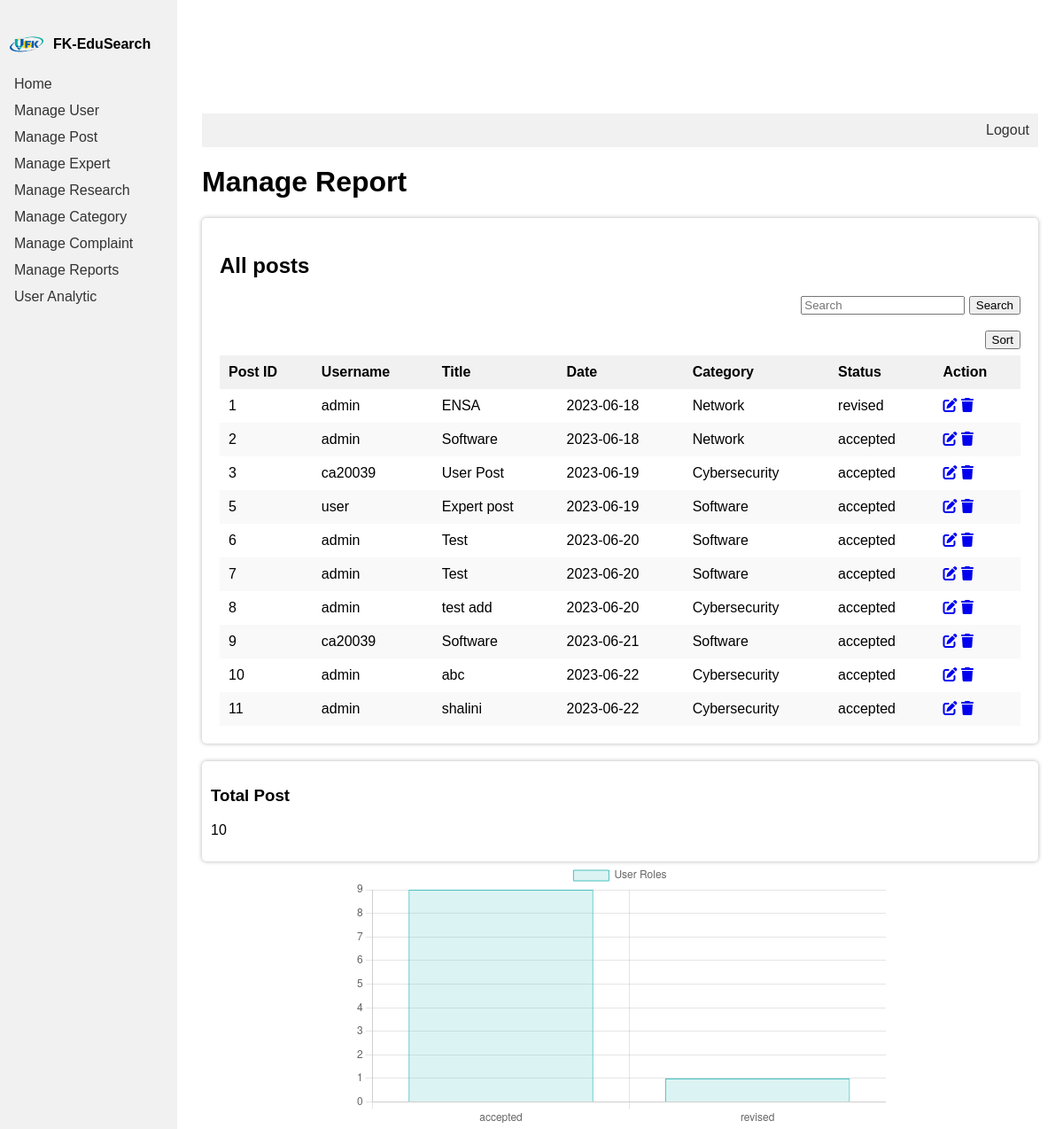
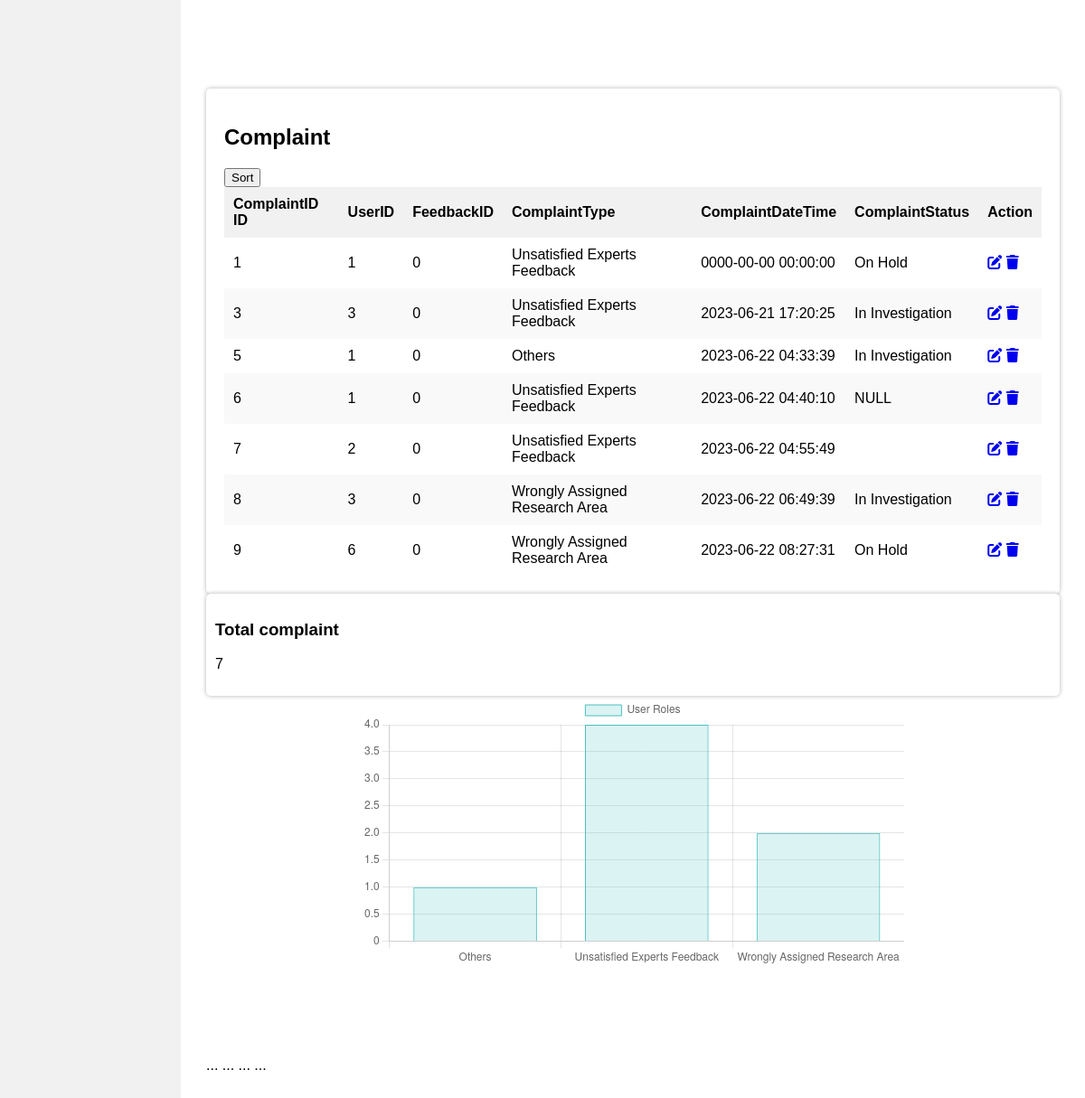
/manage_report.php (signed in), run on the app's committed database (2 pictures, top to bottom).
### tables this page shows
CREATE TABLE `post` (
  `PostID` int(11) NOT NULL,
  `UserID` int(11) NOT NULL,
  `ExpertID` int(11) NOT NULL,
  `PostTitle` varchar(255) NOT NULL,
  `PostContent` varchar(500) NOT NULL,
  `PostCreatedDate` date NOT NULL,
  `CategoryID` int(11) NOT NULL,
  `PostStatus` varchar(255) NOT NULL
);

CREATE TABLE `user` (
  `UserID` int(11) NOT NULL,
  `UserName` varchar(255) NOT NULL,
  `UserPassword` varchar(255) NOT NULL,
  `UserEmail` varchar(255) NOT NULL,
  `UserRole` varchar(50) NOT NULL,
  `CategoryID` int(11) NOT NULL,
  `UserAcademicStatus` varchar(255) NOT NULL,
  `UserCertificate` varchar(255) NOT NULL,
  `UserQRCode` varchar(255) NOT NULL,
  `UserStatus` varchar(50) NOT NULL,
  `Likes` int(222) NOT NULL,
  `Comment` int(222) NOT NULL,
  `rating` int(222) NOT NULL
);

CREATE TABLE `category` (
  `CategoryID` int(11) NOT NULL,
  `CategoryName` varchar(255) NOT NULL
);

CREATE TABLE `complaint` (
  `ComplaintID` int(11) NOT NULL,
  `UserID` int(11) NOT NULL,
  `FeedbackID` int(11) NOT NULL,
  `ComplaintType` varchar(255) NOT NULL,
  `ComplaintDescription` varchar(255) NOT NULL,
  `ComplaintDateTime` datetime NOT NULL,
  `ComplaintStatus` varchar(100) NOT NULL
);

### manage_report.php (the view, shortened to what this page needs)
<?php
include 'db_connection.php';
$stmt = $conn->prepare("SELECT COUNT(*) as total_post FROM post");
$stmt->execute();
$result = $stmt->get_result();
$row = $result->fetch_assoc();
$total_post = $row['total_post'];
$query = "SELECT PostStatus, COUNT(*) AS Count FROM post GROUP BY PostStatus";
$result = $conn->query($query);
$userCounts = array();
while ($row = $result->fetch_assoc()) {
    $PostStatus[] = $row['PostStatus'];
    $userCounts[] = $row['Count'];
}
?>
<?php
include 'db_connection.php';
$stmt = $conn->prepare("SELECT COUNT(*) as total_complaint FROM complaint");
$stmt->execute();
$result = $stmt->get_result();
$row = $result->fetch_assoc();
$totalUsers = $row['total_complaint'];
$query = "SELECT ComplaintType, COUNT(*) AS Count1 FROM complaint GROUP BY ComplaintType";
$result = $conn->query($query);
$Counts = array();
while ($row = $result->fetch_assoc()) {
    $ComplaintType[] = $row['ComplaintType'];
    $Counts[] = $row['Count1'];
}
?>
<!DOCTYPE html>
<html lang="en">
<head>
    <link rel="stylesheet" href="https://cdnjs.cloudflare.com/ajax/libs/font-awesome/6.4.0/css/all.min.css" />
    <link rel="stylesheet" type="text/css" href="content_style.css">
</head>
<body>
   <?php include 'side_navigation.php'; ?>
   <div class="content">
        <?php include 'header.php'; ?>
        <h1>Manage Report</h1>
        <div class="white-box">
        <h2>All posts</h2>
            <div class="content-table">
                <form action="" method="GET" class="search-form">
                    <input type="text" name="search" placeholder="Search">
                    <button type="submit">Search</button><br><br>
                    <div class="content-table"><button onclick="sortTable()">Sort</button></div>
                </form>
            </div>
            <table id="myTable" class="content-table">
                <thead>
                    <tr>
                        <th>Post ID</th>
                        <th>Username</th>
                        <th>Title</th>
                        <th>Date</th></th>
                        <th>Category</th>
                        <th>Status</th>
                        <th>Action</th>
                    </tr>
                </thead>
                <tbody>
                    <?php
                    include 'db_connection.php';
                        if (isset($_SESSION['role'])) {
                            $role = $_SESSION['role'];
                        }
                        if (isset($_SESSION['username'])) {
                            $username = $_SESSION['username'];
                        } else {
                            header("Location: index.html");
                            exit();
                        }
if (isset($_GET['search'])) {
    $search = "%" . mysqli_real_escape_string($conn, $_GET['search']) . "%";
    if ($role === 'admin') {
        $query = "SELECT post.PostID, user.UserName, post.PostTitle, post.PostCreatedDate, category.CategoryName, post.PostStatus FROM post INNER JOIN user ON post.UserID = user.UserID INNER JOIN category ON post.CategoryID = category.CategoryID WHERE post.PostTitle LIKE '$search' OR user.UserName LIKE '$search' OR category.CategoryName LIKE '$search'";
    } else {
        $query = "SELECT post.PostID, user.UserName, post.PostTitle, post.PostCreatedDate, category.CategoryName, post.PostStatus FROM post INNER JOIN user ON post.UserID = user.UserID INNER JOIN category ON post.CategoryID = category.CategoryID WHERE user.UserName = '$username' AND post.PostTitle LIKE '$search' OR user.UserName LIKE '$search' OR category.CategoryName LIKE '$search'";
    }
    $result = $conn->query($query);
    while ($row = $result->fetch_assoc()) {
        echo '<tr>';
        echo '<td>' . $row['PostID'] . '</td>';
        echo '<td>' . $row['UserName'] . '</td>';
        echo '<td>' . $row['PostTitle'] . '</td>';
        echo '<td>' . $row['PostCreatedDate'] . '</td>';
        echo '<td>' . $row['CategoryName'] . '</td>';
        echo '<td>' . $row['PostStatus'] . '</td>';
        echo '<td>
        <a href="edit_post.php?postID=' . $row['PostID'] . '" class="link-dark"><i class="fa-solid fa-pen-to-square fs-5 me-3"></i></a>
        <a href="delete_post.php?postID=' . $row['PostID'] . '" class="link-dark" onclick="return confirm(\'Are you sure you want to delete this post?\')"><i class="fa-solid fa-trash fs-5"></i></a>
        </td>';
        echo '</tr>';
    }
    $conn->close();
} else {
    if ($role === 'admin') {
        $query = "SELECT post.PostID, user.UserName, post.PostTitle, post.PostCreatedDate, category.CategoryName, post.PostStatus FROM post INNER JOIN user ON post.UserID = user.UserID INNER JOIN category ON post.CategoryID = category.CategoryID";
    } else {
        $query = "SELECT post.PostID, user.UserName, post.PostTitle, post.PostCreatedDate, category.CategoryName, post.PostStatus FROM post INNER JOIN user ON post.UserID = user.UserID INNER JOIN category ON post.CategoryID = category.CategoryID WHERE user.UserName = '$username'";
    }
    $result = $conn->query($query);
                        while ($row = $result->fetch_assoc()) {
                            echo '<tr>';
                            echo '<td>' . $row['PostID'] . '</td>';
                            echo '<td>' . $row['UserName'] . '</td>';
                            echo '<td>' . $row['PostTitle'] . '</td>';
                            echo '<td>' . $row['PostCreatedDate'] . '</td>';
                            echo '<td>' . $row['CategoryName'] . '</td>';
                            echo '<td>' . $row['PostStatus'] . '</td>';
                            echo '<td>
                            <a href="edit_post.php?postID=' . $row['PostID'] . '" class="link-dark"><i class="fa-solid fa-pen-to-square fs-5 me-3"></i></a>
                            <a href="delete_post.php?postID=' . $row['PostID'] . '" class="link-dark" onclick="return confirm(\'Are you sure you want to delete this post?\')"><i class="fa-solid fa-trash fs-5"></i></a>
                            </td>';
                            echo '</tr>';
                        }
                    }
                    ?>
                </tbody>
            </table>
        </div>
    <div class="total-users">
            <h3>Total Post</h3>
            <p><?php echo $total_post; ?></p>
        </div>
        <div style="display: flex; justify-content: center;">
  <div style="width: 600px; height: 400px;">
    <canvas id="userRoleChart"></canvas>
  </div>
</div>
<script>
  // Create a graph using Chart.js
  var ctx = document.getElementById('userRoleChart').getContext('2d');
  var userRoleChart = new Chart(ctx, {
    type: 'bar',
    data: {
      labels: <?php echo json_encode($PostStatus); ?>,
      datasets: [
        {
          label: 'User Roles',
          data: <?php echo json_encode($userCounts); ?>,
          backgroundColor: 'rgba(75, 192, 192, 0.2)',
          borderColor: 'rgba(75, 192, 192, 1)',
          borderWidth: 1
        }
      ]
    },
    options: {
      responsive: false, // Disable responsiveness
      maintainAspectRatio: false, // Disable aspect ratio calculation
      scales: {
        y: {
          beginAtZero: true,
          stepSize: 1
        }
      }
    }
  });
</script>
<div class="white-box">
            <h2>Complaint</h2>
            <table id="mytable" class="content-table">
              <div class="content-table"><button onclick="sortTable()">Sort</button></div>
                <thead>
                    <tr>
                        <th>ComplaintID ID</th>
                        <th>UserID</th>
                        <th>FeedbackID</th>
                        <th>ComplaintType</th>
                        <th>ComplaintDateTime</th>
                        <th>ComplaintStatus</th>
                        <th>Action</th>
                    </tr>
                </thead>
                <tbody>
                  <?php
                     include 'db_connection.php';
                     $stmt = $conn->prepare("SELECT ComplaintID, UserID, FeedbackID, ComplaintType, ComplaintDateTime, ComplaintStatus FROM complaint");
                     $stmt->execute();
                     $result = $stmt->get_result();
                     while ($row = $result->fetch_assoc()) {
                        echo '<tr>';
                        echo '<td>' . $row['ComplaintID'] . '</td>';
                        echo '<td>' . $row['UserID'] . '</td>';
                        echo '<td>' . $row['FeedbackID'] . '</td>';
                        echo '<td>' . $row['ComplaintType'] . '</td>';
                        echo '<td>' . $row['ComplaintDateTime'] . '</td>';
                        echo '<td>' . $row['ComplaintStatus'] . '</td>';
                        echo '<td>
                        <a href="edit_complaint.php?complaintID=' . $row['ComplaintID'] . '" class="link-dark"><i class="fa-solid fa-pen-to-square fs-5 me-3"></i></a>
                     <a href="delete_complaint.php?complaintID=' . $row['ComplaintID'] . '" class="link-dark" onclick="return confirm(\'Are you sure you want to delete this complaint?\')"><i class="fa-solid fa-trash fs-5"></i></a>
                     </td>';
                        echo '</tr>';
                     }
                     ?>
                </tbody>
            </table>
        </div>
<div class="total-users">
            <h3>Total complaint</h3>
            <p><?php echo $totalUsers; ?></p>
        </div>
        <div style="display: flex; justify-content: center;">
  <div style="width: 600px; height: 400px;">
    <canvas id="RoleChart"></canvas>
  </div>
</div>
<script>
  // Create a graph using Chart.js
  var ctxs = document.getElementById('RoleChart').getContext('2d');
  var RoleChart = new Chart(ctxs, {
    type: 'bar',
    data: {
      labels: <?php echo json_encode($ComplaintType); ?>,
      datasets: [
        {
          label: 'User Roles',
          data: <?php echo json_encode($Counts); ?>,
          backgroundColor: 'rgba(75, 192, 192, 0.2)',
          borderColor: 'rgba(75, 192, 192, 1)',
          borderWidth: 1
        }
      ]
    },
    options: {
      responsive: false, // Disable responsiveness
      maintainAspectRatio: false, // Disable aspect ratio calculation
      scales: {
        y: {
          beginAtZero: true,
          stepSize: 1
        }
      }
    }
  });
</script>
...
...
...
...
</body>
</html>

### content_style.css (style rules this page uses)
body { font-family: Arial, sans-serif; }
.content { margin-left: 200px; padding: 20px; }
.content-table { border-collapse: collapse; width: 100%; }
.content-table th, .content-table td { padding: 10px; text-align: left; }
.content-table th { background-color: #f1f1f1; }
.content-table tr:nth-child(even) { background-color: #f9f9f9; }
.content-table td:last-child { white-space: nowrap; }
.white-box { background-color: #fff; padding: 20px; border-radius: 5px; box-shadow: 0 0 5px rgba(0, 0, 0, 0.3); }
.total-users { background-color: #fff; padding: 10px; border-radius: 5px; box-shadow: 0 0 5px rgba(0, 0, 0, 0.3); }
.search-form { margin-bottom: 7px; text-align: right; }
body { padding-top: 100px; }

### manage_report.php (style rules this page uses)
canvas { width: 100%; height: 100%; }

### data on the page
post: PostID "1", UserID.UserName "admin", PostTitle "ENSA", PostCreatedDate "2023-06-18", CategoryID.CategoryName "Network", PostStatus "revised"
post: PostID "2", UserID.UserName "admin", PostTitle "Software", PostCreatedDate "2023-06-18", CategoryID.CategoryName "Network", PostStatus "accepted"
post: PostID "3", UserID.UserName "ca20039", PostTitle "User Post", PostCreatedDate "2023-06-19", CategoryID.CategoryName "Cybersecurity", PostStatus "accepted"
post: PostID "5", UserID.UserName "user", PostTitle "Expert post", PostCreatedDate "2023-06-19", CategoryID.CategoryName "Software", PostStatus "accepted"
post: PostID "6", UserID.UserName "admin", PostTitle "Test", PostCreatedDate "2023-06-20", CategoryID.CategoryName "Software", PostStatus "accepted"
post: PostID "7", UserID.UserName "admin", PostTitle "Test", PostCreatedDate "2023-06-20", CategoryID.CategoryName "Software", PostStatus "accepted"
post: PostID "8", UserID.UserName "admin", PostTitle "test add", PostCreatedDate "2023-06-20", CategoryID.CategoryName "Cybersecurity", PostStatus "accepted"
post: PostID "9", UserID.UserName "ca20039", PostTitle "Software", PostCreatedDate "2023-06-21", CategoryID.CategoryName "Software", PostStatus "accepted"
post: PostID "10", UserID.UserName "admin", PostTitle "abc", PostCreatedDate "2023-06-22", CategoryID.CategoryName "Cybersecurity", PostStatus "accepted"
post: PostID "11", UserID.UserName "admin", PostTitle "shalini", PostCreatedDate "2023-06-22", CategoryID.CategoryName "Cybersecurity", PostStatus "accepted"
complaint: ComplaintID "1", UserID "1", FeedbackID "0", ComplaintType "Unsatisfied Experts Feedback", ComplaintDateTime "0000-00-00 00:00:00", ComplaintStatus "On Hold"
complaint: ComplaintID "3", UserID "3", FeedbackID "0", ComplaintType "Unsatisfied Experts Feedback", ComplaintDateTime "2023-06-21 17:20:25", ComplaintStatus "In Investigation"
complaint: ComplaintID "5", UserID "1", FeedbackID "0", ComplaintType "Others", ComplaintDateTime "2023-06-22 04:33:39", ComplaintStatus "In Investigation"
complaint: ComplaintID "6", UserID "1", FeedbackID "0", ComplaintType "Unsatisfied Experts Feedback", ComplaintDateTime "2023-06-22 04:40:10", ComplaintStatus "NULL"
complaint: ComplaintID "7", UserID "2", FeedbackID "0", ComplaintType "Unsatisfied Experts Feedback", ComplaintDateTime "2023-06-22 04:55:49"
complaint: ComplaintID "8", UserID "3", FeedbackID "0", ComplaintType "Wrongly Assigned Research Area", ComplaintDateTime "2023-06-22 06:49:39", ComplaintStatus "In Investigation"
complaint: ComplaintID "9", UserID "6", FeedbackID "0", ComplaintType "Wrongly Assigned Research Area", ComplaintDateTime "2023-06-22 08:27:31", ComplaintStatus "On Hold"

### other printed values
$total_post "10"
$totalUsers "7"
chart data {{ json_encode($PostStatus) }} ["accepted","revised"]
chart data {{ json_encode($userCounts) }} ["9","1"]
chart data {{ json_encode($ComplaintType) }} ["Others","Unsatisfied Experts Feedback","Wrongly Assigned Research Area"]
chart data {{ json_encode($Counts) }} ["1","4","2"]
